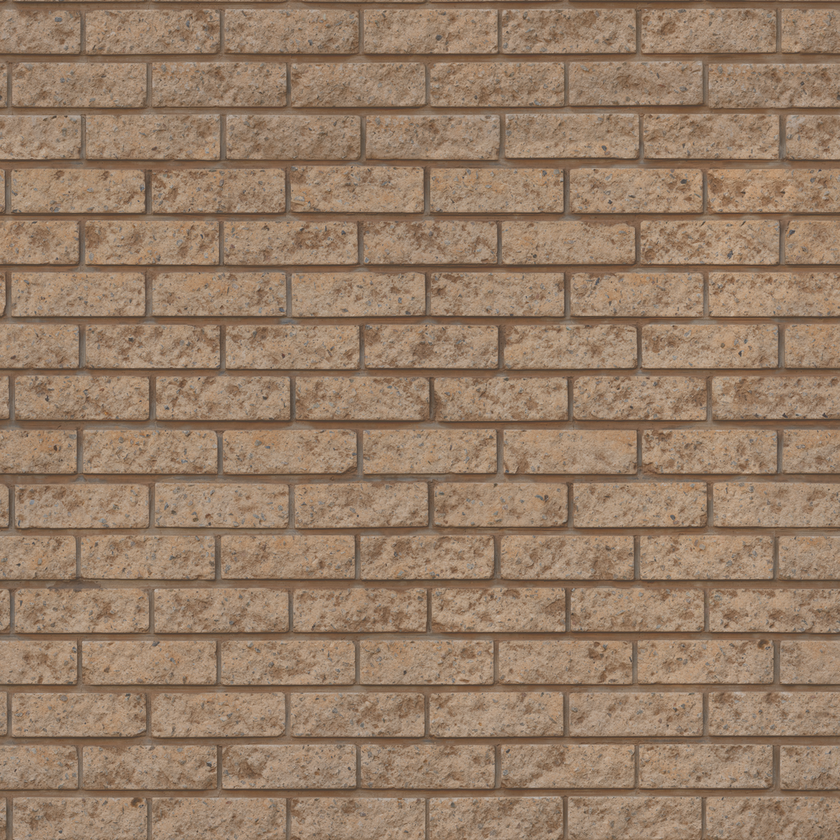
#> input picture Trabalho 4/brick1.png, 840 x 840 px, shrunk from 1024 x 1024 before the run
$ python lbp.py brick1.png 3 5
#> lines starting #> are read from the running program, lines starting #| are printed output that depends on the picture
import sys
import cv2
import numpy as np
import matplotlib.pyplot as plt
from skimage import feature

def lbp(image, num_vizinhos, raio):
  lbp = feature.local_binary_pattern(image, num_vizinhos, raio)
  lbp = np.float32(lbp)
  lbp_hist = cv2.calcHist([lbp],[0],None,[256],(0,256))
  lbp_hist /= lbp_hist.sum() + 1e-9
  return lbp, lbp_hist

if __name__ == "__main__":
    numero_de_vizinhos = 8
    raio_do_circulo = 1
    if(len(sys.argv) < 2):
        print("Parametros passados insuficientes, passe o diretorio da imagem.\n")
        sys.exit()
    if len(sys.argv) >= 3:
        numero_de_vizinhos = int(sys.argv[2])
    if len(sys.argv) >= 4:
        raio_do_circulo = int(sys.argv[3])

    img = cv2.imread(sys.argv[1], cv2.IMREAD_GRAYSCALE)
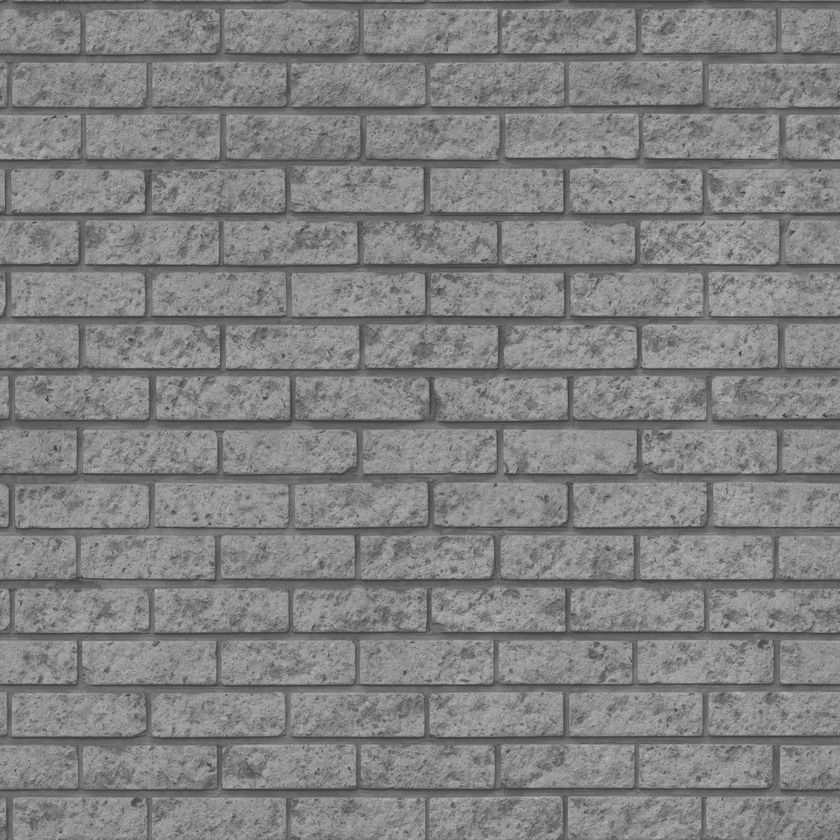
#> img: shape (840, 840); min 55, max 186, mean 129
    lbp_img, lbp_hist = lbp(img, numero_de_vizinhos, raio_do_circulo)
#> in lbp, `lbp = feature.local_binary_pattern(image, num_vizinhos, raio)`:
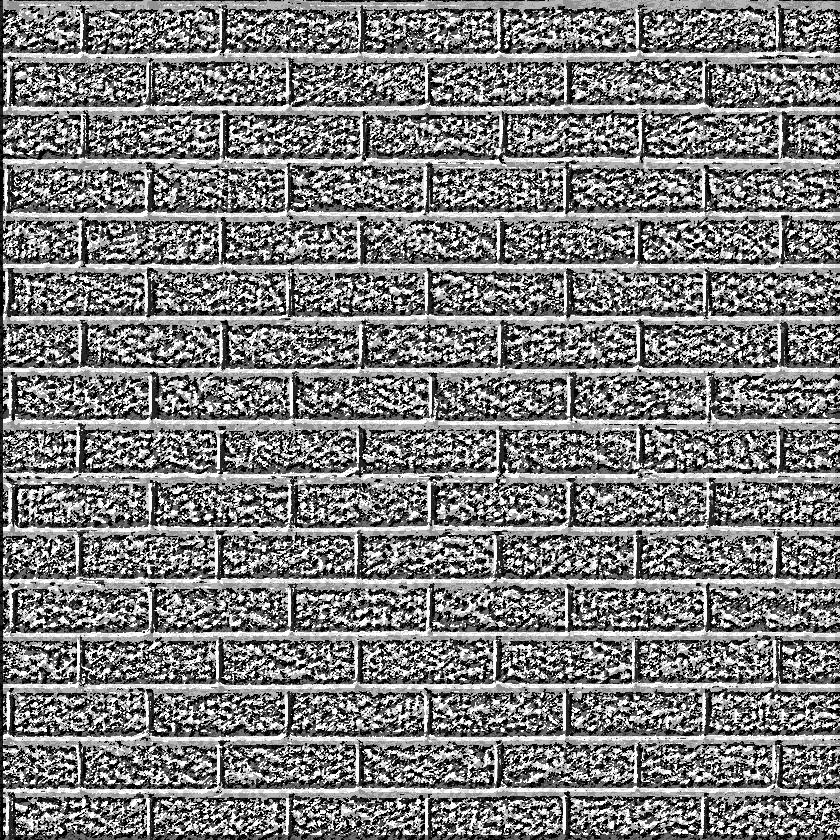
#> lbp: shape (840, 840) float64; min 0, max 7, mean 3.47; drawn with min black and max white
#> in lbp, `lbp_hist = cv2.calcHist([lbp],[0],None,[256],(0,256))`: lbp_hist = 256 values, max 154043 at index 0, min 0 at index 8, mean 2756.2
#> in lbp, `lbp_hist /= lbp_hist.sum() + 1e-9`: lbp_hist = 256 values, max 0.218 at index 0, min 0 at index 8, mean 0.00391
    sys.argv[1] = sys.argv[1].replace('.png', '')
    cv2.imwrite(f'{sys.argv[1]}_LBP_{numero_de_vizinhos}_{raio_do_circulo}.png', lbp_img)
    plt.title(f"Histograma da imagem: {sys.argv[1]}_LBP_{numero_de_vizinhos}_{raio_do_circulo}.png")
    plt.xlabel("Valor do Pixel")
    plt.ylabel("% de Pixels")
    plt.plot(lbp_hist)
    plt.savefig(f"{sys.argv[1]}_LBP_Histograma_{numero_de_vizinhos}_{raio_do_circulo}.png")
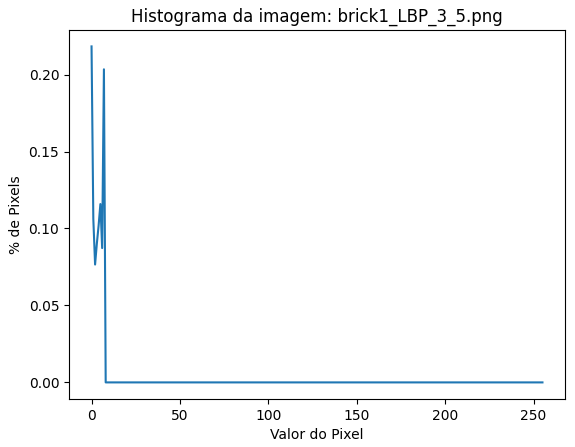
#> figure drawn by matplotlib, 1 panel; curve peaks at x = 0, y = 0.218

$ run again, on Trabalho 4/metal1.png
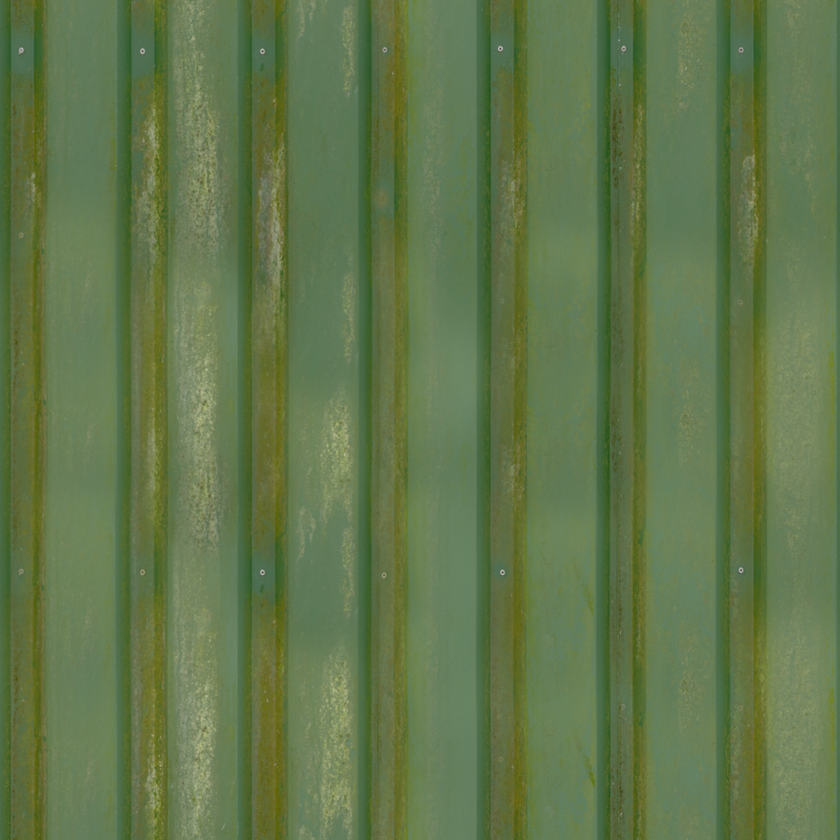
#> input picture Trabalho 4/metal1.png, 840 x 840 px, shrunk from 1024 x 1024 before the run
#> in lbp, `lbp = feature.local_binary_pattern(image, num_vizinhos, raio)`:
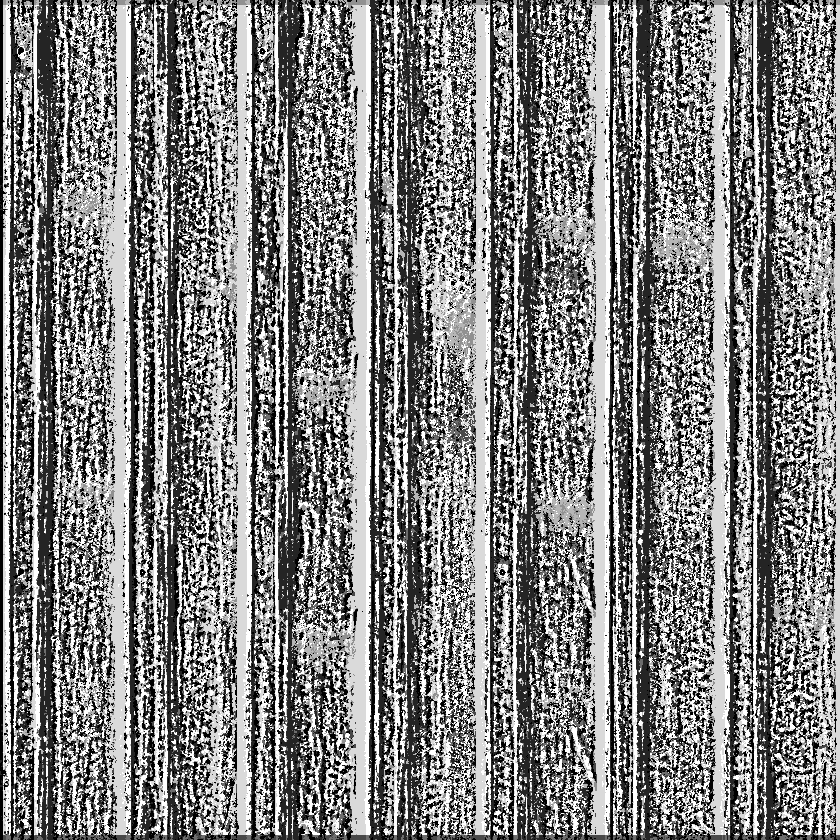
#> lbp: shape (840, 840) float64; min 0, max 7, mean 3.61; drawn with min black and max white
#> in lbp, `lbp_hist = cv2.calcHist([lbp],[0],None,[256],(0,256))`: lbp_hist = 256 values, max 160558 at index 7, min 0 at index 8, mean 2756.2
#> in lbp, `lbp_hist /= lbp_hist.sum() + 1e-9`: lbp_hist = 256 values, max 0.228 at index 7, min 0 at index 8, mean 0.00391
#> `plt.savefig(f"{sys.argv[1]}_LBP_Histograma_{numero_de_vizinhos}_{raio_..`:
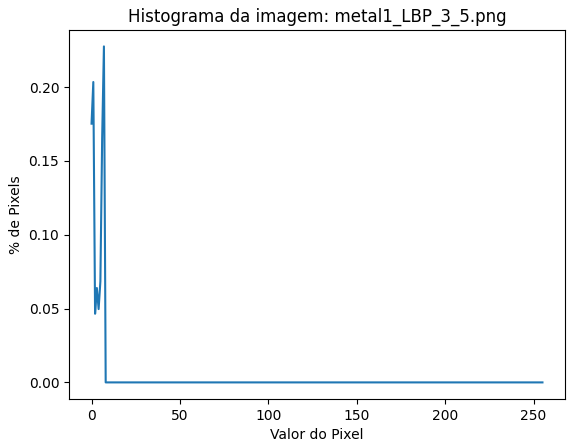
#> figure drawn by matplotlib, 1 panel; curve peaks at x = 7, y = 0.228

$ run again, on Trabalho 4/textura1.png
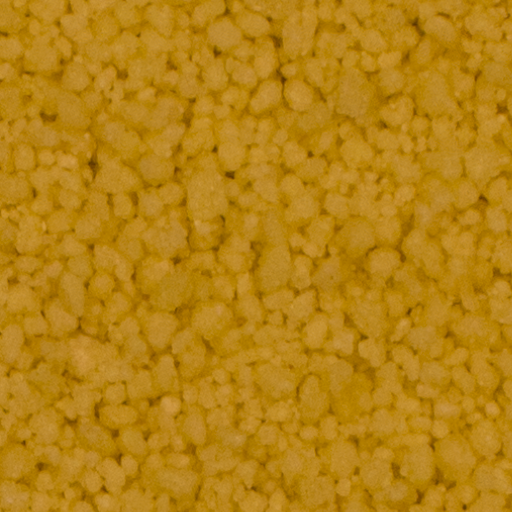
#> input picture Trabalho 4/textura1.png, 512 x 512 px
#> in lbp, `lbp = feature.local_binary_pattern(image, num_vizinhos, raio)`:
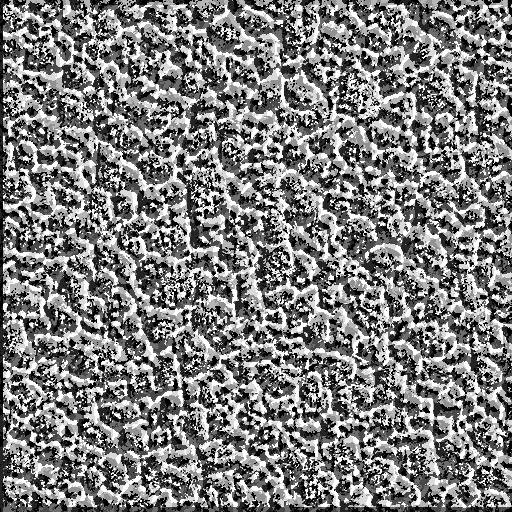
#> lbp: shape (512, 512) float64; min 0, max 7, mean 3.45; drawn with min black and max white
#> in lbp, `lbp_hist = cv2.calcHist([lbp],[0],None,[256],(0,256))`: lbp_hist = 256 values, max 45263 at index 7, min 0 at index 8, mean 1024
#> in lbp, `lbp_hist /= lbp_hist.sum() + 1e-9`: lbp_hist = 256 values, max 0.173 at index 7, min 0 at index 8, mean 0.00391
#> `plt.savefig(f"{sys.argv[1]}_LBP_Histograma_{numero_de_vizinhos}_{raio_..`:
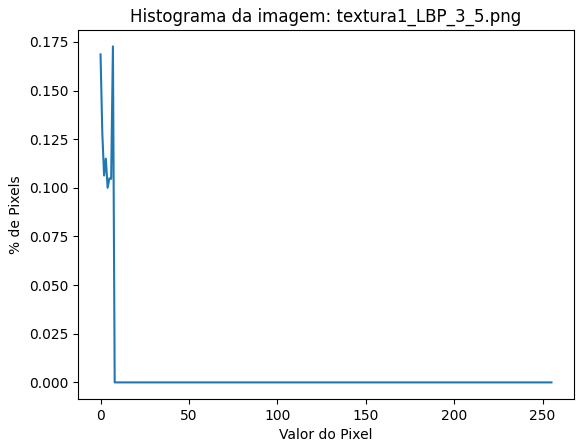
#> figure drawn by matplotlib, 1 panel; curve peaks at x = 7, y = 0.173
